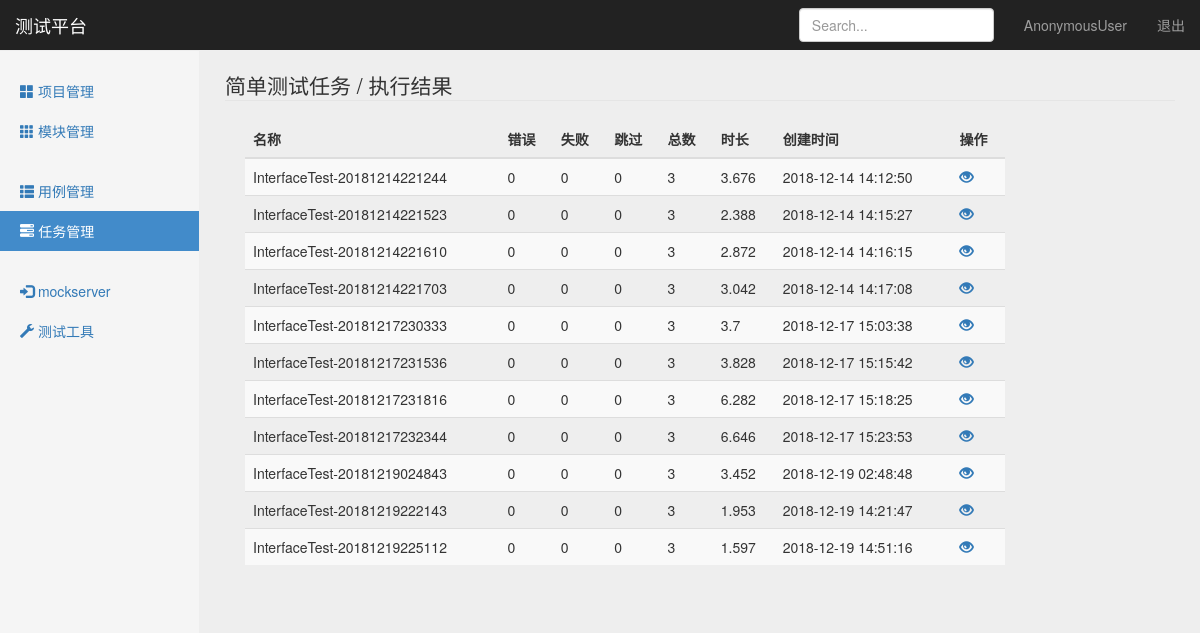
Screenshot of /interface/task_result_list/1/ with the database file from the repository.
### interface_app/models.py (models this page shows, shortened)
class TestTask(models.Model):
    name = models.CharField("名称", max_length=100, blank=False, default="")
    describe = models.TextField("描述", default="")
    status = models.IntegerField("状态：", default=0)  # 未执行、执行中、执行完成、排队中
    cases = models.TextField("关联用例", default="")
    create_time = models.DateTimeField("创建时间", auto_now_add=True)

class TestResult(models.Model):
    name = models.CharField("名称", max_length=100, blank=False, default="")
    task = models.ForeignKey(TestTask, on_delete=models.CASCADE)
    error = models.IntegerField("错误用例")
    failure = models.IntegerField("失败用例")
    skipped = models.IntegerField("跳过用例")
    tests = models.IntegerField("总用例数")
    run_time = models.FloatField("运行时长")
    result = models.TextField("详细", default="")
    create_time = models.DateTimeField("创建时间", auto_now_add=True)

### interface_app/views/testtask_view.py (the view)
# urls.py: path('task_result_list/<int:tid>/', testtask_view.task_result_list),
def task_result_list(request, tid):
    if request.method == "GET":
        task_obj = TestTask.objects.get(id=tid)
        result_list = TestResult.objects.filter(task_id=tid)
        return render(request, "task_result.html", {
            "type": "result",
            "task_name": task_obj.name,
            "task_result_list": result_list,
        })
    else:
        return HttpResponse("404")

### templates/task_result.html (shortened to what this page needs)
{% extends "task_manage.html" %}
{% block task_result_list %}
<fieldset>
	<div id="legend">
		<legend class="">{{ task_name }} / 执行结果</legend>
	</div>
	<div style="width:80%; margin-left: 20px;">
		<table class="table table-striped">
            <thead>
                <tr>
                    <th>名称</th>
                    <th>错误</th>
                    <th>失败</th>
                    <th>跳过</th>
                    <th>总数</th>
                    <th>时长</th>
                    <th>创建时间</th>
                    <th>操作</th>
                </tr>
            </thead>
            <tbody>
                {% for result in task_result_list %}
                <tr>
                    <td>{{ result.name }}</td>
                    <td>{{ result.error }}</td>
                    <td>{{ result.failure }}</td>
                    <td>{{ result.skipped }}</td>
                    <td>{{ result.tests }}</td>
                    <td>{{ result.run_time }}</td>
                    <td>{{ result.create_time | date:"Y-m-d H:i:s" }}</td>
                    <td>
                    <a  href="#" onclick="SeeResult('{{result.id}}')"
                        data-toggle="modal"
                        data-target="#myModal" >
                        <i class="glyphicon glyphicon-eye-open"></i>
                    </a>
                    </td>
                </tr>
                {% endfor %}
            </tbody>
        </table>
	</div>
</fieldset>
{% endblock %}

### static/css/signin.css (style rules this page uses)
body { padding-top: 40px; padding-bottom: 40px; background-color: #eee; }

### static/css/dashboard.css (style rules this page uses)
body { padding-top: 50px; }

### rows the page displays
TestTask: name "简单测试任务"
TestResult: name "InterfaceTest-20181214221244", error "0", failure "0", skipped "0", tests "3", run_time "3.676", create_time "2018-12-14 14:12:50"
TestResult: name "InterfaceTest-20181214221523", error "0", failure "0", skipped "0", tests "3", run_time "2.388", create_time "2018-12-14 14:15:27"
TestResult: name "InterfaceTest-20181214221610", error "0", failure "0", skipped "0", tests "3", run_time "2.872", create_time "2018-12-14 14:16:15"
TestResult: name "InterfaceTest-20181214221703", error "0", failure "0", skipped "0", tests "3", run_time "3.042", create_time "2018-12-14 14:17:08"
TestResult: name "InterfaceTest-20181217230333", error "0", failure "0", skipped "0", tests "3", run_time "3.7", create_time "2018-12-17 15:03:38"
TestResult: name "InterfaceTest-20181217231536", error "0", failure "0", skipped "0", tests "3", run_time "3.828", create_time "2018-12-17 15:15:42"
TestResult: name "InterfaceTest-20181217231816", error "0", failure "0", skipped "0", tests "3", run_time "6.282", create_time "2018-12-17 15:18:25"
TestResult: name "InterfaceTest-20181217232344", error "0", failure "0", skipped "0", tests "3", run_time "6.646", create_time "2018-12-17 15:23:53"
TestResult: name "InterfaceTest-20181219024843", error "0", failure "0", skipped "0", tests "3", run_time "3.452", create_time "2018-12-19 02:48:48"
TestResult: name "InterfaceTest-20181219222143", error "0", failure "0", skipped "0", tests "3", run_time "1.953", create_time "2018-12-19 14:21:47"
TestResult: name "InterfaceTest-20181219225112", error "0", failure "0", skipped "0", tests "3", run_time "1.597", create_time "2018-12-19 14:51:16"

### other values shown
{{ user }} "AnonymousUser"
